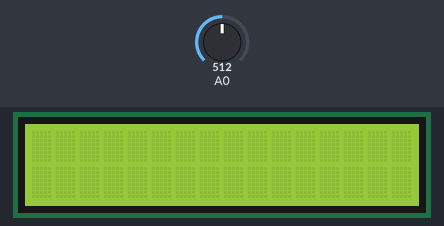
A sketch run on a simulated Arduino Uno, built with avr-gcc and run on an emulated ATmega328P. Shown: 16×2 character LCD. The test bench sets the inputs (shaded band); at power-on: A0 = 512.

Above: at 0.1 s.
At 1.1 s:
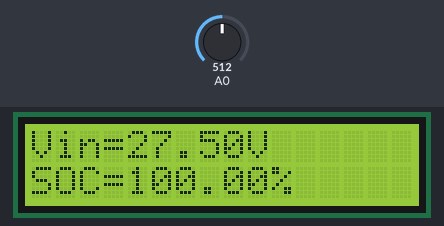

The sketch:

LCDTest2.ino
```cpp
#include <LiquidCrystal.h>
LiquidCrystal lcd(1, 2, 4, 5, 6, 7);

float R1 = 100;
float R2 = 10;
float sum = 0;                    // sum of samples taken
const int NumSamples = 100;
unsigned char SampleCount = 0; // current sample number
float Vin;            // calculated voltage
float SOC;

void setup()
{
    lcd.begin(16,2);
//    Serial.begin(9600);
}

float FindSOC(float V)
{
    float SOC;

    if (V>=12.73)
    {
        SOC = 100;
    }

    else if (V>=12.62 && V<12.73)
    {
        SOC = 90+(10*(V-12.62))/(12.73-12.62);
    }

    else if (V>=12.5 && V<12.62)
    {
        SOC = 80+10/(12.62-12.5)*(V-12.5);
    }

    else if (V>=12.37 && V<12.5)
    {
        SOC = 70+10/(12.5-12.37)*(V-12.37);
    }

    else if (V>=12.24 && V<12.37)
    {
        SOC = 60+10/(12.37-12.24)*(V-12.24);
    }
    else if (V>=12.10 && V<12.24)
    {
        SOC = 50+10/(12.24-12.10)*(V-12.10);
    }
    else if (V>=11.96 && V<12.10)
    {
        SOC = 40+10/(12.10-11.96)*(V-11.96);
    }
    else if (V>=11.81 && V<11.96)
    {
        SOC = 30+10/(11.96-11.81)*(V-11.81);
    }
    else if (V>=11.66 && V<11.81)
    {
        SOC = 20+10/(11.81-11.66)*(V-11.66);
    }
    else if (V>=11.51 && V<11.66)
    {
        SOC = 10+10/(11.66-11.51)*(V-11.51);
    }
    else if (V<11.51)
    {
        SOC = 0;
    }
  return SOC;
}

void loop()
{
    while (SampleCount < NumSamples) {
        sum += analogRead(A0);
        SampleCount++;
        delay(10);
    }
    Vin = ((R1+R2)/R2) * (sum/NumSamples * 5) / 1024.0;
    SOC = FindSOC(Vin);
    lcd.setCursor(0,0);
    lcd.print("Vin=");
    lcd.print(Vin);
    lcd.print("V");
    lcd.setCursor(0,1);
    lcd.print("SOC=");
    lcd.print(SOC);
    lcd.print("%");
//    Serial.println("%");
    SampleCount = 0;
    sum = 0;
    delay(4000);
    lcd.clear();
}
```

Measured:
- what the display in image 1 shows lasts 4.0 s, from 1.1 s to 5.1 s
